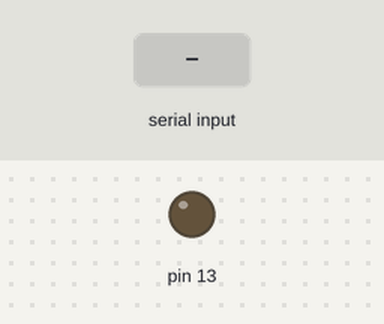
The sketch below on a simulated Arduino Uno, built with avr-gcc and run on an emulated ATmega328P. On the bench: output pins drawn as LEDs (lit = HIGH). Inputs (shaded band) come from the test bench.

Above: at 1.2 s.
1.3 s: "t" received over Serial
At 2.4 s:
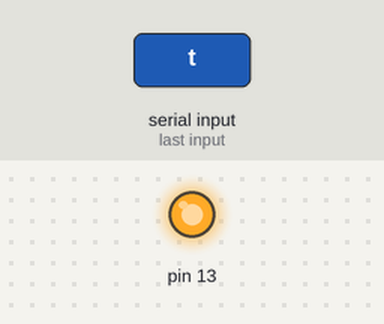
2.8 s: "u" received over Serial
At 3.6 s:
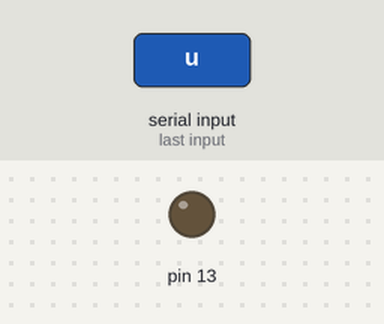
Timing chart, 0 to 5.8 s (numbered marks = the images above; inputs shaded):
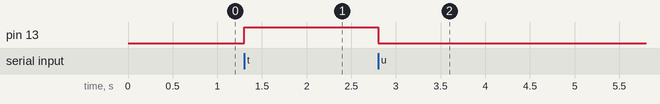

Measured:
- after the input at 1.3 s, pin 13: LOW → HIGH at once
- after the input at 2.8 s, pin 13: HIGH → LOW at once

The sketch:

receptor.ino
```cpp
char m;
void setup() {
  // put your setup code here, to run once:
 Serial.begin(9600);
 pinMode(13,OUTPUT);
}

void loop() {
  // put your main code here, to run repeatedly:
    if(Serial.available() ) {
         m=Serial.read();
         if(m=='t'){


       digitalWrite(13,HIGH);

                }
                 if(m=='u'){

            digitalWrite(13,LOW);
     }
    }


}
```
